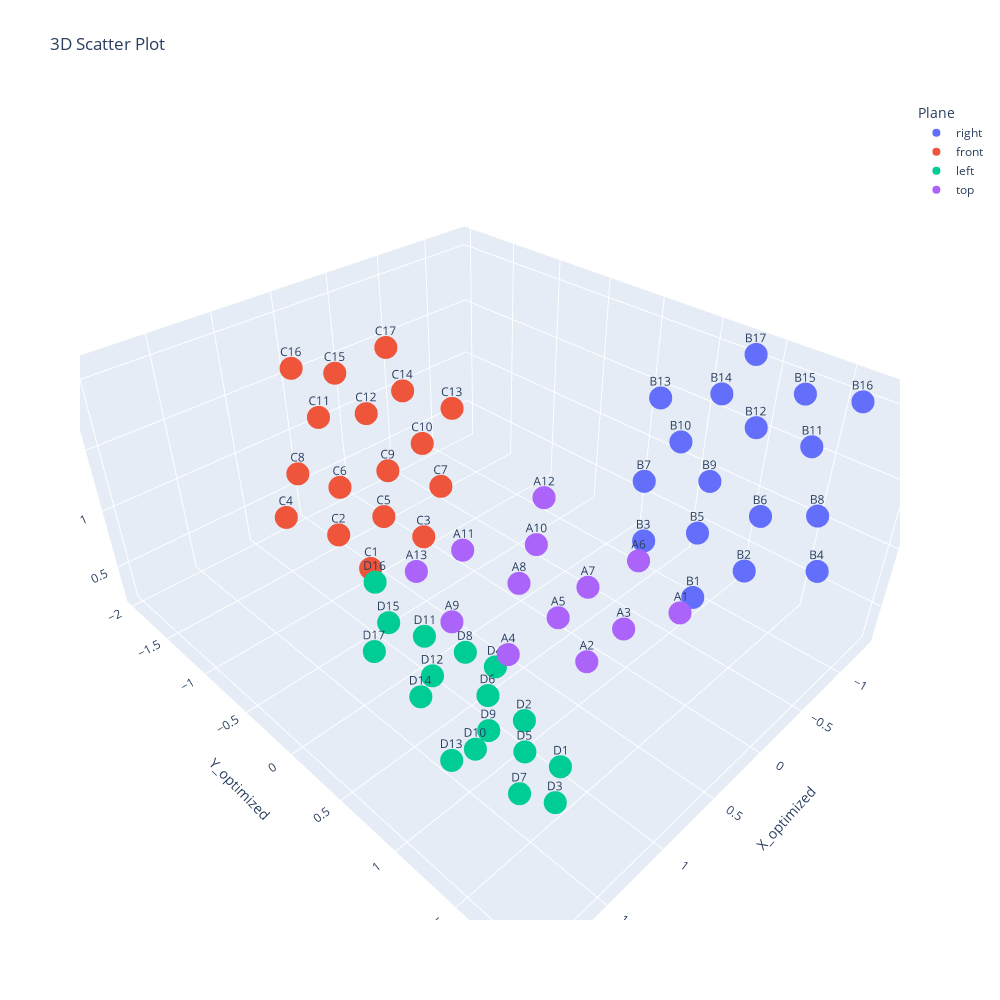

Notebook cell for this chart:
### Code cell
import plotly.express as px
fig = px.scatter_3d(df_mic_coords_optimized, x='X_optimized', y='Y_optimized', z='Z_optimized', text='Mic_Index', title='3D Scatter Plot', color='Plane', width=1000, height=1000)

# Plot anzeigen
fig.show()

### Figure 1 — Plotly figure (JSON) as saved in the notebook; plotly's stock layout.template omitted (floating-point values rounded to 4 significant figures)
{"data": [{"hovertemplate": "Plane=right<br>X_optimized=%{x}<br>Y_optimized=%{y}<br>Z_optimized=%{z}<br>Mic_Index=%{text}<extra></extra>", "legendgroup": "right", "marker": {"color": "#636efa", "symbol": "circle"}, "mode": "markers+text", "name": "right", "scene": "scene", "showlegend": true, "text": ["B1", "B2", "B3", "B4", "B5", "B6", "B7", "B8", "B9", "B10", "B11", "B12", "B13", "B14", "B15", "B16", "B17"], "type": "scatter3d", "x": [-0.0403, -0.3039, -0.09638, -0.5265, -0.3021, -0.5659, -0.3345, -0.7415, -0.5465, -0.6147, -1.001, -0.9111, -0.7334, -0.9458, -1.201, -1.338, -1.221], "y": [1.405, 1.578, 0.961, 1.935, 1.217, 1.485, 0.753, 1.768, 1.107, 0.8128, 1.519, 1.168, 0.5386, 0.8647, 1.312, 1.633, 0.9113], "z": [1.025, 1.183, 1.197, 1.257, 1.286, 1.417, 1.444, 1.474, 1.51, 1.648, 1.75, 1.78, 1.82, 1.894, 1.967, 1.983, 2.098]}, {"hovertemplate": "Plane=front<br>X_optimized=%{x}<br>Y_optimized=%{y}<br>Z_optimized=%{z}<br>Mic_Index=%{text}<extra></extra>", "legendgroup": "front", "marker": {"color": "#EF553B", "symbol": "circle"}, "mode": "markers+text", "name": "front", "scene": "scene", "showlegend": true, "text": ["C1", "C2", "C3", "C4", "C5", "C6", "C7", "C8", "C9", "C10", "C11", "C12", "C13", "C14", "C15", "C16", "C17"], "type": "scatter3d", "x": [0.6399, 0.7097, 0.2829, 0.9293, 0.4293, 0.5713, 0.06037, 0.7481, 0.2838, 0.03806, 0.4878, 0.2376, -0.2033, -0.005268, 0.2856, 0.4914, -0.0376], "y": [-0.9761, -1.249, -0.756, -1.599, -1.038, -1.366, -0.7926, -1.645, -1.135, -1.011, -1.672, -1.408, -0.9342, -1.259, -1.691, -1.954, -1.466], "z": [0.2937, 0.505, 0.5224, 0.6029, 0.6419, 0.8194, 0.8584, 0.8947, 0.9432, 1.131, 1.27, 1.308, 1.366, 1.465, 1.56, 1.58, 1.738]}, {"hovertemplate": "Plane=left<br>X_optimized=%{x}<br>Y_optimized=%{y}<br>Z_optimized=%{z}<br>Mic_Index=%{text}<extra></extra>", "legendgroup": "left", "marker": {"color": "#00cc96", "symbol": "circle"}, "mode": "markers+text", "name": "left", "scene": "scene", "showlegend": true, "text": ["D1", "D2", "D3", "D4", "D5", "D6", "D7", "D8", "D9", "D10", "D11", "D12", "D13", "D14", "D15", "D16", "D17"], "type": "scatter3d", "x": [1.007, 1.019, 1.354, 0.8769, 1.276, 1.217, 1.628, 1.105, 1.478, 1.725, 1.417, 1.624, 1.983, 1.859, 1.664, 1.507, 1.965], "y": [1.286, 0.9891, 1.545, 0.5953, 1.232, 0.8699, 1.521, 0.5595, 1.138, 1.287, 0.5489, 0.8477, 1.386, 1.024, 0.544, 0.2395, 0.802], "z": [0.2294, 0.4186, 0.4332, 0.5067, 0.5389, 0.6944, 0.7304, 0.7634, 0.804, 0.9702, 1.092, 1.127, 1.177, 1.265, 1.349, 1.369, 1.506]}, {"hovertemplate": "Plane=top<br>X_optimized=%{x}<br>Y_optimized=%{y}<br>Z_optimized=%{z}<br>Mic_Index=%{text}<extra></extra>", "legendgroup": "top", "marker": {"color": "#ab63fa", "symbol": "circle"}, "mode": "markers+text", "name": "top", "scene": "scene", "showlegend": true, "text": ["A1", "A2", "A3", "A4", "A5", "A6", "A7", "A8", "A9", "A10", "A11", "A12", "A13"], "type": "scatter3d", "x": [0.99, 1.559, 1.27, 1.776, 1.428, 0.811, 1.155, 1.374, 1.805, 1.08, 1.385, 0.732, 1.672], "y": [1.946, 1.847, 1.827, 1.564, 1.557, 1.556, 1.51, 1.248, 1.221, 1.093, 0.855, 0.829, 0.817], "z": [1.871, 1.871, 1.871, 1.871, 1.871, 1.871, 1.871, 1.871, 1.871, 1.871, 1.871, 1.871, 1.871]}], "layout": {"height": 1000, "legend": {"title": {"text": "Plane"}, "tracegroupgap": 0}, "scene": {"domain": {"x": [0, 1], "y": [0, 1]}, "xaxis": {"title": {"text": "X_optimized"}}, "yaxis": {"title": {"text": "Y_optimized"}}, "zaxis": {"title": {"text": "Z_optimized"}}}, "title": {"text": "3D Scatter Plot"}, "width": 1000}}
